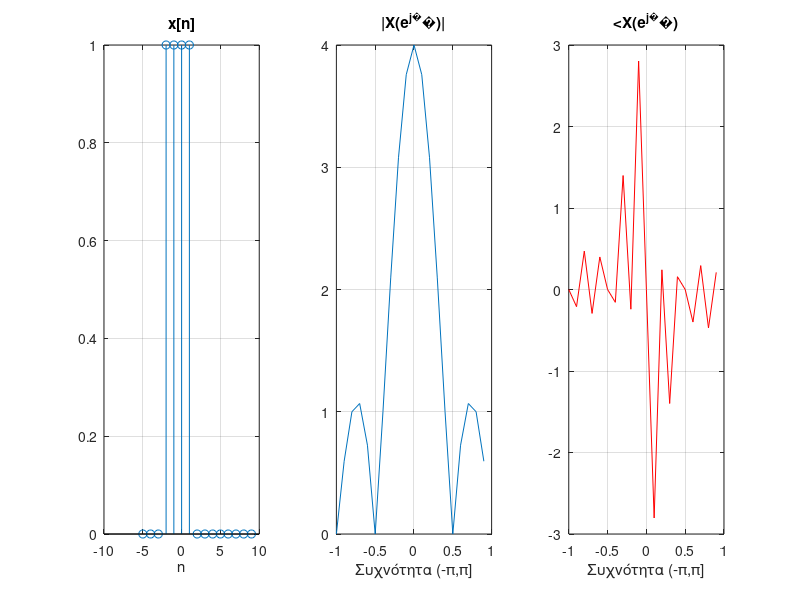

The MATLAB script that drew this image:
% Example 10.15

x = [zeros(1,8), ones(1,4), zeros(1,8)]; % Σήμα x[n]
N = length(x);              % Πλήθος τιμών σήματος x[n]
X = fftshift(fft(x, N));    % Υπολογισμός DΤFT
n = -N/2:1:N/2-1;           % Ορισμός κλίμακας χρόνου
w = 0:2*pi/N:2*pi-2*pi/N;   % Ορισμός κλίμακας συχνοτήτων
w_norm = (w-pi)/pi;         % Κανονικοποιημένη συχνότητα
magX = abs(X);              % Μέτρο
phaseX = angle(X);          % Φάση
phaseX = phaseX .* magX/max(magX); % Αναδιπλωμένη φάση

% Σχεδιασμός σήματος x[n] 
subplot(131); stem(n(6:20),x(6:20)); xlabel('n'); 
title('x[n]'); grid on;

% Σχεδιασμός φάσματος πλάτους |X(e^jω)|
subplot(132); plot(w_norm, magX); grid on; 
xlabel('Συχνότητα (-π,π]'); title('|X(e^j^ω)|');

% Σχεδιασμός φάσματος φάσης <X(e^jω)
subplot(133); plot(w_norm, phaseX, 'r'); grid on;
xlabel('Συχνότητα (-π,π]'); title('<X(e^j^ω)');

% Για το (β) εναλαμβάνουμε την επίλυση θέτοντας:
% x = [zeros(1,10), ones(1,4), zeros(1,6)]; % Σήμα x[n]
